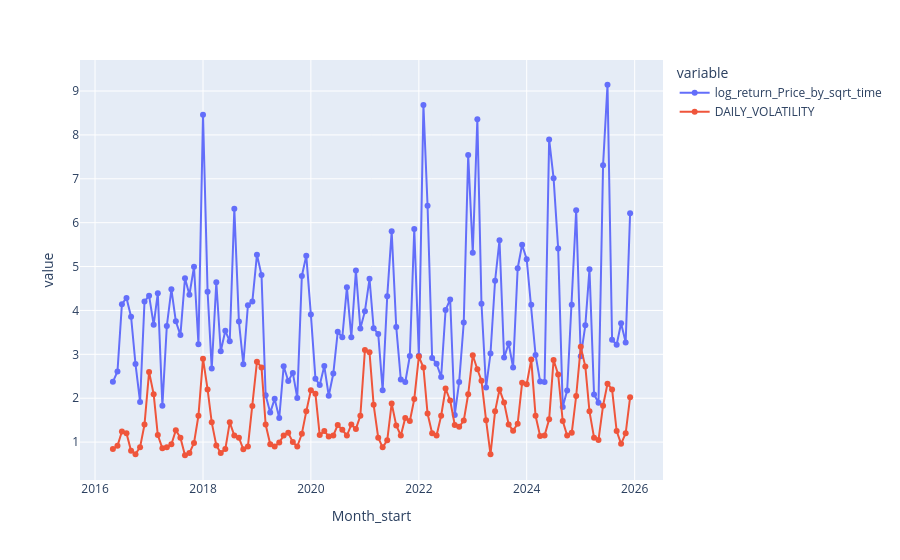

Notebook code for this chart:
### Markdown cell above
Now that we have calculated the realized ON daily vol, we can see how this compares to what the options market implied right before the month started

### Code cell
pull_system_vols(
    *****=*****,
    # cd='PJM-ON',
    cd='NEPP-ON',
    eval_dt='2015-12-01',
    first_contract_month='201601',
    last_contract_month='202512'
).reset_index().sort_values(
    by=['EFFECTIVE_DATE', 'CONTRACT_MONTH']
).drop_duplicates(
    'CONTRACT_MONTH',
    keep='last' # Essentially I am only retaining the vol implied by the options market right before the month starts
).assign(
    Month_start=lambda DF: pd.to_datetime(DF.CONTRACT_MONTH, format='%Y%m')
).sort_values('Month_start').merge(
    daily_vol,
    left_on='Month_start',
    right_index=True
).pipe(
    px.line,
    x='Month_start',
    y=['log_return_Price_by_sqrt_time', 'DAILY_VOLATILITY'], # This compares the realized daily vol to what the options market implied right before the contract month started. 
    markers=True
)
